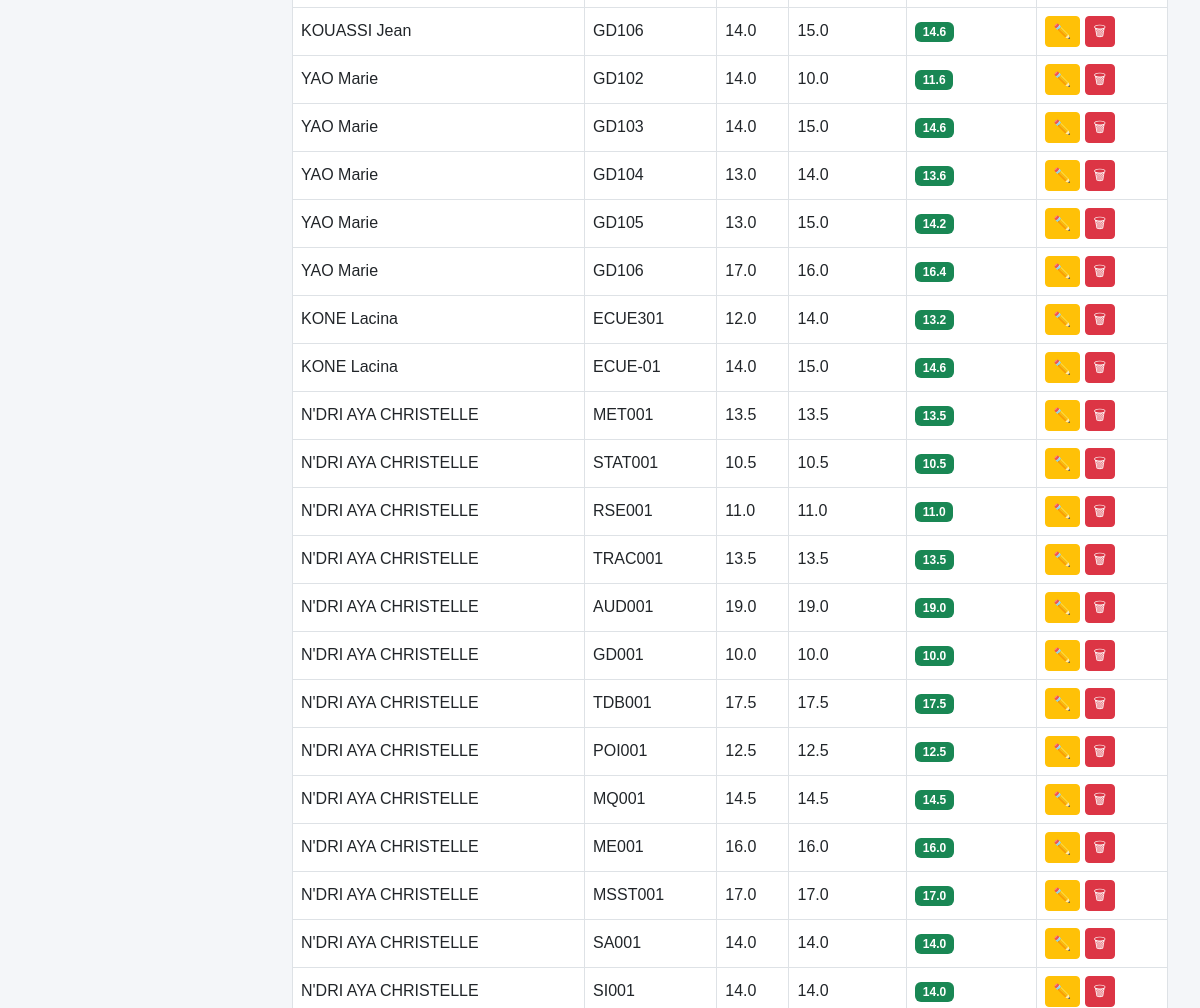
Page /lmd/notes-lmd/ (middle part) on the earlier database version.
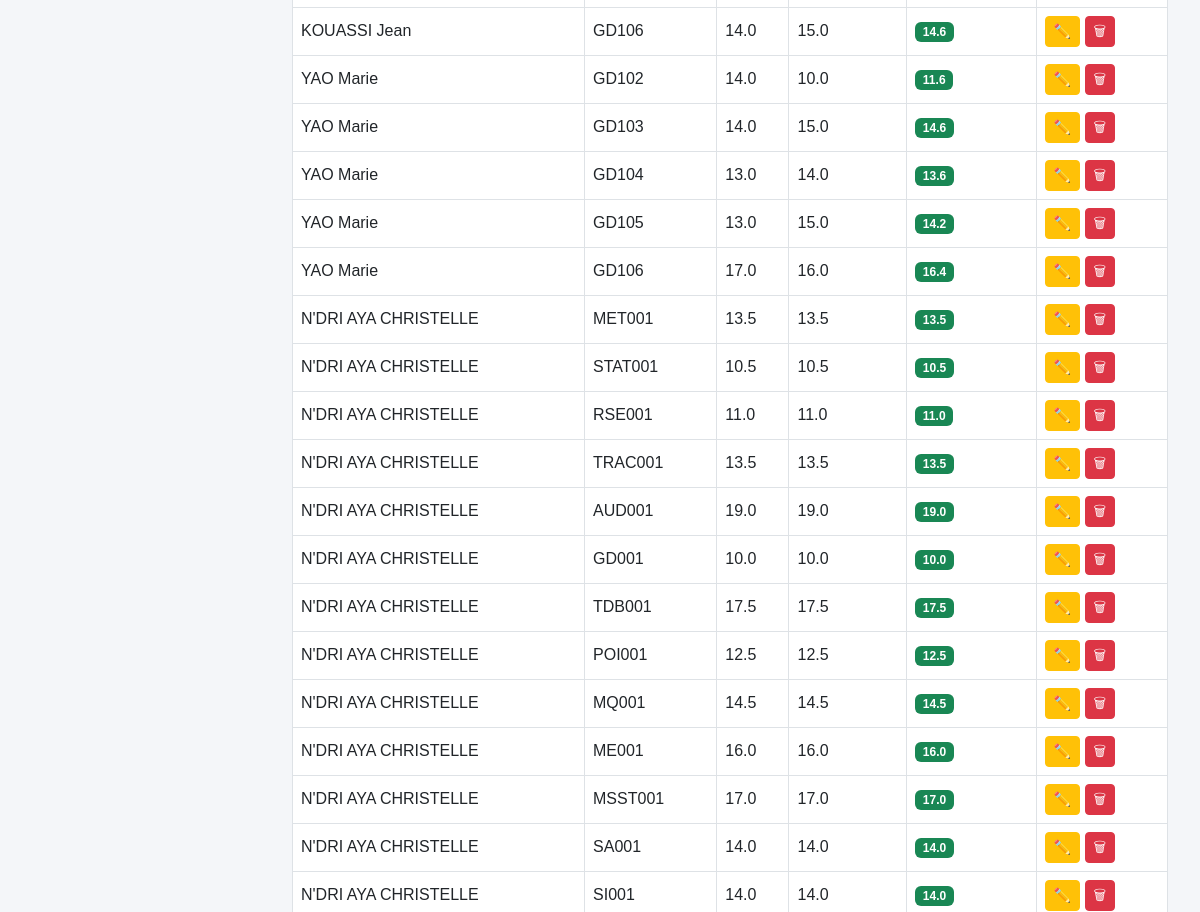
Same page on the later database version.
### lmd/models.py (models this page shows, shortened)
class NoteLMD(models.Model):
    SESSION_CHOICES = (
        ("1", "Session 1"),
        ("2", "Session 2 (Rattrapage)"),
    )
    SEMESTRE_CHOICES = (
        ("S1", "Semestre 1"),
        ("S2", "Semestre 2"),
        ("S3", "Semestre 3"),
        ("S4", "Semestre 4"),
        ("S5", "Semestre 5"),
        ("S6", "Semestre 6"),
    )
    etudiant = models.ForeignKey(
        "EtudiantLMD",
        on_delete=models.CASCADE,
        related_name="notes_lmd"
    )
    ecue = models.ForeignKey(
        "ECUE",
        on_delete=models.CASCADE,
        related_name="notes"
    )
    semestre = models.CharField(
        max_length=2,
        choices=SEMESTRE_CHOICES,
        default="S1"
    )
    session = models.CharField(
        max_length=1,
        choices=SESSION_CHOICES,
        default="1"
    )
    cc = models.FloatField(
        default=0
    )
    examen = models.FloatField(
        default=0
    )
    moyenne = models.FloatField(
        blank=True,
        null=True,
        editable=False
    )
    class Meta:
        constraints = [
            models.UniqueConstraint(
                fields=[
                    "etudiant",
                    "ecue",
                    "semestre",
                    "session"
                ],
                name="unique_note_par_session"
            )
        ]

class EtudiantLMD(models.Model):
    user = models.OneToOneField(
        User,
        on_delete=models.CASCADE,
        null=True,
        blank=True,
        related_name="etudiant_lmd"
    )
    matricule = models.CharField(
        max_length=50,
        unique=True,
        db_index=True
    )
    nom = models.CharField(
        max_length=100,
        db_index=True
    )
    prenoms = models.CharField(
        max_length=150
    )
    sexe = models.CharField(
        max_length=1,
        choices=(
            ('M', 'Masculin'),
            ('F', 'Féminin'),
        )
    )
    STATUTS = [
        ("AF", "Affecté"),
        ("NF", "Non Affecté"),
    ]
    statut = models.CharField(
        max_length=2,
        choices=STATUTS,
        default="NF"
    )
    date_naissance = models.DateField(
        null=True,
        blank=True
    )
    lieu_naissance = models.CharField(
        max_length=100,
        blank=True,
        null=True
    )
    telephone = models.CharField(
        max_length=30,
        blank=True
    )
    email = models.EmailField(
        blank=True
    )
    NIVEAUX = [
        ("L1", "Licence 1"),
        ("L2", "Licence 2"),
        ("L3", "Licence 3"),
        ("M1", "Master 1"),
        ("M2", "Master 2"),
        ("DOC", "Doctorat"),
    ]
    niveau = models.CharField(
        max_length=10,
        choices=NIVEAUX,
        db_index=True
    )
    filiere = models.ForeignKey(
        "FiliereLMD",
        on_delete=models.CASCADE,
        related_name="etudiants"
    )
    annee_academique = models.CharField(
        max_length=20,
        db_index=True
    )
    date_inscription = models.DateTimeField(
        auto_now_add=True
    )
    actif = models.BooleanField(
        default=True
    )
    class Meta:
        ordering = [
            "nom",
            "prenoms"
        ]
        constraints = [
            models.UniqueConstraint(
                fields=[
                    "matricule",
                    "annee_academique"
                ],
                name="unique_etudiant_annee"
            )
        ]

class ECUE(models.Model):
    ue = models.ForeignKey(
        UE,
        on_delete=models.CASCADE,
        related_name="ecues"
    )
    code = models.CharField(max_length=20)
    libelle = models.CharField(max_length=200)
    coefficient = models.IntegerField(default=1)
    credit = models.IntegerField(default=1)
    ordre = models.IntegerField(default=1)
    semestre = models.CharField(
        max_length=5,
        choices=[
            ("S1", "Semestre 1"),
            ("S2", "Semestre 2"),
        ],
        default="S1"
    )

### lmd/views.py (the view)
# urls.py: path('notes-lmd/', views.note_lmd_list, name='note_lmd_list'),
def note_lmd_list(request):
    notes = NoteLMD.objects.select_related(
        "etudiant",
        "ecue"
    )
    etudiant = request.GET.get("etudiant")
    ecue = request.GET.get("ecue")
    if etudiant:
        notes = notes.filter(
            Q(etudiant__nom__icontains=etudiant) |
            Q(etudiant__prenoms__icontains=etudiant) |
            Q(etudiant__matricule__icontains=etudiant)
        )
    if ecue:
        notes = notes.filter(ecue__code__icontains=ecue)
    return render(request, "lmd/notes/list.html", {
        "notes": notes,
        "ecues": ECUE.objects.all(),
    })

### lmd/templates/lmd/notes/list.html (shortened to what this page needs)
{% extends "base.html" %}
{% block content %}
<div class="container-fluid mt-4">
    <div class="table-responsive">
        <table class="table table-hover table-bordered align-middle">
            <tbody>
            {% for n in notes %}
            <tr>
                <td>{{ n.etudiant.nom }} {{ n.etudiant.prenoms }}</td>
                <td>{{ n.ecue.code }}</td>
                <td>{{ n.cc }}</td>
                <td>{{ n.examen }}</td>
                <td>
                    <span class="badge bg-success">
                        {{ n.moyenne }}
                    </span>
                </td>
                <td>
                    <a href="{% url 'note_lmd_edit' n.id %}"
                       class="btn btn-warning btn-sm">
                        ✏️
                    </a>
                    <a href="{% url 'note_lmd_delete' n.id %}"
                       class="btn btn-danger btn-sm"
                       onclick="return confirm('Supprimer ?')">
                        🗑
                    </a>
                </td>
            </tr>
            {% empty %}
            <tr>
                <td colspan="6" class="text-center">
                    Aucune note trouvée
                </td>
            </tr>
            {% endfor %}
            </tbody>
        </table>
    </div>
</div>
{% endblock %}

Differences in the rows shown:
removed NoteLMD: etudiant.nom "KONE", etudiant.prenoms "Lacina", ecue.code "ECUE301", cc "12.0", examen "14.0", moyenne "13.2"
removed NoteLMD: etudiant.nom "KONE", etudiant.prenoms "Lacina", ecue.code "ECUE-01", cc "14.0", examen "15.0", moyenne "14.6"
